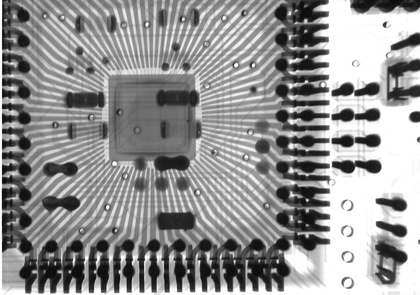
%> input picture HW5/data/app-ndt-Chip-5.jpg, 420 x 295 px, shrunk from 1280 x 900 before the run
$ octave Kristin_Holmbeck_HW5_Computing_1.m   (GNU Octave 9; MATLAB toolbox functions it lacks are replaced by stand-ins)
%> lines starting %> are read from the running program, lines starting %| are printed output that depends on the picture
### Final_Project/supportFiles/imfilt.m
function im_out = imfilt(im, filtType, filtSiz)
% IMFILT
% Image filtering.
%
% Syntax:
%   im_out = IMFILT(im_in, filtType)
%   im_out = IMFILT(im_in, filtType, filtSiz)
%
% where filterSiz is a 2-element vector specifying the size of the median
% filter, and filtType is a string that can have the following values:
%   'median'
%   'average'
%   'laplacian' (uses the 3x3 matrix with -4 at the center)
%

% Author: Kristin Holmbeck, April 2018

if nargin == 2
    filtSiz = [3,3];
end

filtType = lower(filtType);
switch filtType
    case 'median'
        ffun = @median;
    case 'average'
%         ffun = @mean;
        AvgFilt = ones(filtSiz) / prod(filtSiz);
        ffun = @(x) sum(AvgFilt(:).*x);
    case 'laplacian'
        LapFilt = [0,  1, 0;
                   1, -4, 1;
                   0,  1, 0];
        filtSiz = size(LapFilt);
        ffun = @(x) sum(LapFilt(:).*x);
    otherwise
        error('Filter type not defined for this method');
end

% Created a padded image
im_siz      = size(im);
im_pad      = zeros(im_siz + 2*filtSiz);
im_new      = im_pad;
sub_rows    = (filtSiz(1)-1)+[1:im_siz(1)];
sub_cols    = (filtSiz(2)-1)+[1:im_siz(2)];
im_pad(sub_rows, sub_cols) = im;

fs = floor(filtSiz/2);      % not sure if this line is correct in general
for ii = sub_rows
    for jj = sub_cols
        % get neighbors of current pixel
        % apply the filter to that neighborhood
        dat = im_pad(ii-fs(1):ii+fs(1), jj-fs(2):jj+fs(2));
        im_new(ii,jj) = ffun( dat(:) );
    end
end

im_out = im_new(sub_rows, sub_cols);

end

### HW5/Kristin_Holmbeck_HW5_Computing_1.m
clear;

im_orig = imread('data/app-ndt-Chip-5.jpg');
%> im_orig is the input picture: size 295x420x3 uint8; min 8, max 255, mean 146.9
im_orig = rgb2gray(im_orig);
%> im_orig: size 295x420 uint8
im_orig = double( im_orig );
%> im_orig: size 295x420 double

% create the salt-and-pepper image
noise   = rand(size(im_orig));
im      = im_orig;
im(noise > 0.9) = 255;
im(noise < 0.1) = 0;
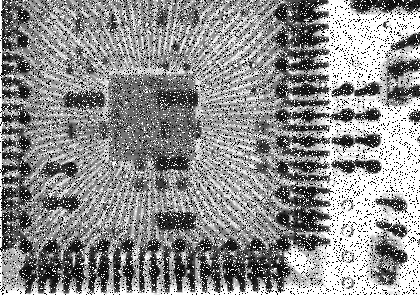
%> im: size 295x420 double; min 0, max 255, mean 143

filtSiz = [3,3];

im_med = imfilt(im, 'median', filtSiz);
%> in imfilt, `im_pad(sub_rows, sub_cols) = im;`:
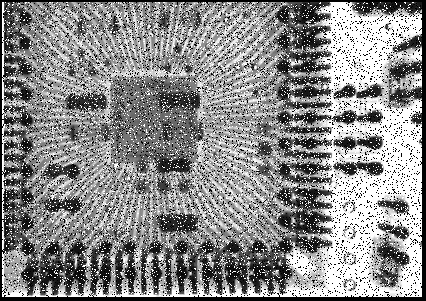
%> im_pad: size 301x426 double; min 0, max 255, mean 138.2
%> after the loop in imfilt, `for ii = sub_rows`:
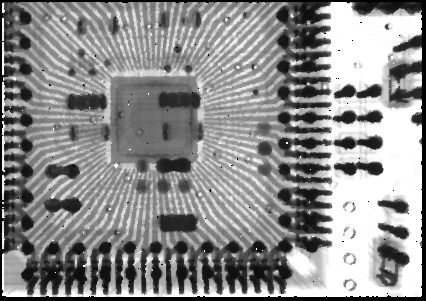
%> im_new: size 301x426 double; min 0, max 255, mean 141.2
%> in imfilt, `im_out = im_new(sub_rows, sub_cols);`:
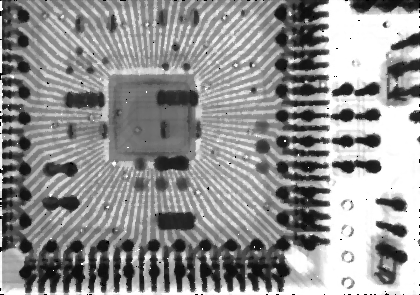
%> im_out: size 295x420 double; min 0, max 255, mean 146.1

clf;
imagesc(im_orig); axis off; colormap gray;
title 'Original Image' FontW B
saveas(gcf, 'data/im_orig.png');

imagesc(im); axis off; colormap gray;
title 'Noisy Image' FontW B
saveas(gcf, 'data/im_noise.png');

imagesc(im_med); axis off; colormap gray;
title 'Median-Filtered Image' FontW B
saveas(gcf, 'data/im_filt.png');

tmp = abs(im_orig - im_med);
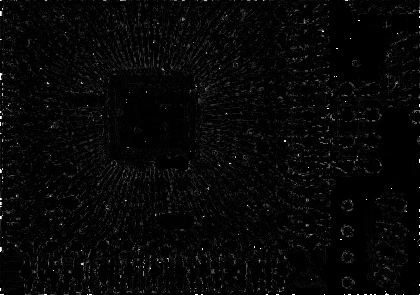
%> tmp: size 295x420 double; min 0, max 255, mean 7.1
imagesc(-double(tmp>10)); axis off; colormap gray
title 'Binary Pixel Difference' FontW B;
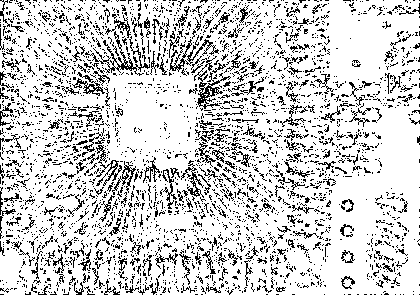
%> displayed picture: size 295x420x3, on the screen's scale of 0 to 255; 81.6% white; black in thin lines or dots
saveas(gcf, 'data/im_diff_bin.png');
return;

% compare with MATLAB's builtin median filter
B = medfilt2(im, filtSiz);
tmp = B - im_med;
